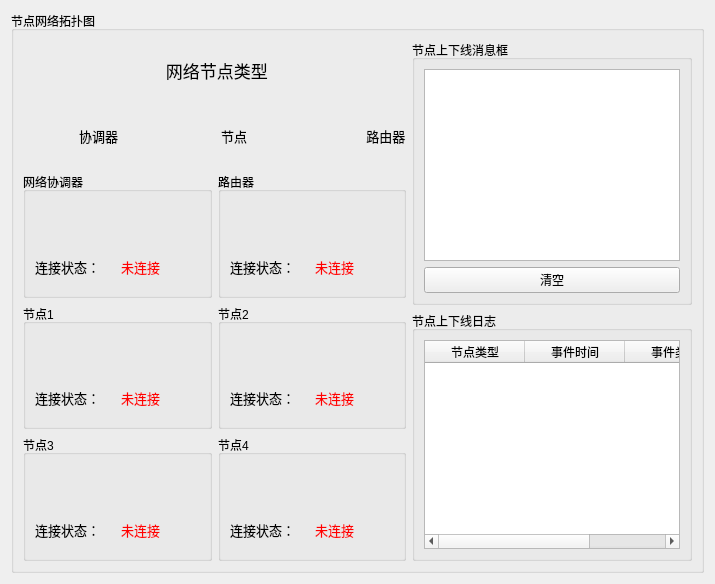
      <widget class="QWidget" name="tab_3">
       <attribute name="title">
        <string>节点网络</string>
       </attribute>
       <layout class="QGridLayout" name="gridLayout_2">
        <item row="0" column="0">
         <widget class="QGroupBox" name="groupBox_11">
          <property name="title">
           <string>节点网络拓扑图</string>
          </property>
          <layout class="QFormLayout" name="formLayout">
           <item row="0" column="0">
            <layout class="QVBoxLayout" name="verticalLayout_18">
             <item>
              <layout class="QVBoxLayout" name="verticalLayout_15">
               <item>
                <widget class="QLabel" name="label_65">
                 <property name="font">
                  <font>
                   <pointsize>13</pointsize>
                  </font>
                 </property>
                 <property name="text">
                  <string> 网络节点类型</string>
                 </property>
                 <property name="alignment">
                  <set>Qt::AlignCenter</set>
                 </property>
                </widget>
               </item>
               <item>
                <layout class="QHBoxLayout" name="horizontalLayout_49">
                 <item>
                  <layout class="QHBoxLayout" name="horizontalLayout_46">
                   <item>
                    <widget class="QLabel" name="label_73">
                     <property name="minimumSize">
                      <size>
                       <width>50</width>
                       <height>50</height>
                      </size>
                     </property>
                     <property name="styleSheet">
                      <string notr="true">image: url(:/picture/coor.png);</string>
                     </property>
                     <property name="text">
                      <string/>
                     </property>
                    </widget>
                   </item>
                   <item>
                    <widget class="QLabel" name="label_48">
                     <property name="minimumSize">
                      <size>
                       <width>40</width>
                       <height>40</height>
                      </size>
                     </property>
                     <property name="font">
                      <font>
                       <pointsize>10</pointsize>
                      </font>
                     </property>
                     <property name="text">
                      <string>协调器</string>
                     </property>
                    </widget>
                   </item>
                  </layout>
                 </item>
                 <item>
                  <spacer name="horizontalSpacer_11">
                   <property name="orientation">
                    <enum>Qt::Horizontal</enum>
                   </property>
                   <property name="sizeHint" stdset="0">
                    <size>
                     <width>40</width>
                     <height>20</height>
                    </size>
                   </property>
                  </spacer>
                 </item>
                 <item>
                  <layout class="QHBoxLayout" name="horizontalLayout_48">
                   <item>
                    <widget class="QLabel" name="label_51">
                     <property name="minimumSize">
                      <size>
                       <width>50</width>
                       <height>50</height>
                      </size>
                     </property>
                     <property name="styleSheet">
                      <string notr="true">image: url(:/picture/end.png);</string>
                     </property>
                     <property name="text">
                      <string/>
                     </property>
                    </widget>
                   </item>
                   <item>
                    <widget class="QLabel" name="label_52">
                     <property name="minimumSize">
                      <size>
                       <width>40</width>
                       <height>40</height>
                      </size>
                     </property>
                     <property name="font">
                      <font>
                       <pointsize>10</pointsize>
                      </font>
                     </property>
                     <property name="text">
                      <string>节点</string>
                     </property>
                    </widget>
                   </item>
                  </layout>
                 </item>
                 <item>
                  <spacer name="horizontalSpacer_12">
                   <property name="orientation">
                    <enum>Qt::Horizontal</enum>
                   </property>
                   <property name="sizeHint" stdset="0">
                    <size>
                     <width>40</width>
                     <height>20</height>
                    </size>
                   </property>
                  </spacer>
                 </item>
                 <item>
                  <layout class="QHBoxLayout" name="horizontalLayout_47">
                   <item>
                    <widget class="QLabel" name="label_49">
                     <property name="minimumSize">
                      <size>
                       <width>50</width>
                       <height>50</height>
                      </size>
                     </property>
                     <property name="font">
                      <font>
                       <family>Agency FB</family>
                       <pointsize>15</pointsize>
                      </font>
                     </property>
                     <property name="styleSheet">
                      <string notr="true">image: url(:/picture/router.png);</string>
                     </property>
                     <property name="text">
                      <string/>
                     </property>
                    </widget>
                   </item>
                   <item>
                    <widget class="QLabel" name="label_50">
                     <property name="minimumSize">
                      <size>
                       <width>40</width>
                       <height>40</height>
                      </size>
                     </property>
                     <property name="font">
                      <font>
                       <family>Agency FB</family>
                       <pointsize>10</pointsize>
                      </font>
                     </property>
                     <property name="text">
                      <string> 路由器</string>
                     </property>
                    </widget>
                   </item>
                  </layout>
                 </item>
                </layout>
               </item>
              </layout>
             </item>
             <item>
              <layout class="QHBoxLayout" name="horizontalLayout_57">
               <item>
                <widget class="QGroupBox" name="groupBox_12">
                 <property name="minimumSize">
                  <size>
                   <width>130</width>
                   <height>120</height>
                  </size>
                 </property>
                 <property name="title">
                  <string>网络协调器</string>
                 </property>
                 <layout class="QGridLayout" name="gridLayout_20">
                  <item row="0" column="0">
                   <layout class="QVBoxLayout" name="verticalLayout_11">
                    <item>
                     <widget class="QLabel" name="label_53">
                      <property name="minimumSize">
                       <size>
                        <width>40</width>
                        <height>40</height>
                       </size>
                      </property>
                      <property name="styleSheet">
                       <string notr="true">image: url(:/picture/coor.png);</string>
                      </property>
                      <property name="text">
                       <string/>
                      </property>
                     </widget>
                    </item>
                    <item>
                     <layout class="QHBoxLayout" name="horizontalLayout_45">
                      <item>
                       <widget class="QLabel" name="label_54">
                        <property name="font">
                         <font>
                          <pointsize>10</pointsize>
                         </font>
                        </property>
                        <property name="text">
                         <string>连接状态：</string>
                        </property>
                       </widget>
                      </item>
                      <item>
                       <widget class="QLabel" name="coorL">
                        <property name="font">
                         <font>
                          <pointsize>10</pointsize>
                         </font>
                        </property>
                        <property name="styleSheet">
                         <string notr="true">color:rgb(255, 0, 0);</string>
                        </property>
                        <property name="text">
                         <string>未连接</string>
                        </property>
                       </widget>
                      </item>
                     </layout>
                    </item>
                   </layout>
                  </item>
                 </layout>
                </widget>
               </item>
               <item>
                <widget class="QGroupBox" name="groupBox_18">
                 <property name="minimumSize">
                  <size>
                   <width>130</width>
                   <height>120</height>
                  </size>
                 </property>
                 <property name="title">
                  <string>路由器</string>
                 </property>
                 <layout class="QGridLayout" name="gridLayout_26">
                  <item row="0" column="0">
                   <layout class="QVBoxLayout" name="verticalLayout_17">
                    <item>
                     <widget class="QLabel" name="label_69">
                      <property name="minimumSize">
                       <size>
                        <width>40</width>
                        <height>40</height>
                       </size>
                      </property>
                      <property name="styleSheet">
                       <string notr="true">image: url(:/picture/router.png);</string>
                      </property>
                      <property name="text">
                       <string/>
                      </property>
                     </widget>
                    </item>
                    <item>
                     <layout class="QHBoxLayout" name="horizontalLayout_56">
                      <item>
                       <widget class="QLabel" name="label_70">
                        <property name="font">
                         <font>
                          <pointsize>10</pointsize>
                         </font>
                        </property>
                        <property name="text">
                         <string>连接状态：</string>
                        </property>
                       </widget>
                      </item>
                      <item>
                       <widget class="QLabel" name="label_71">
                        <property name="font">
                         <font>
                          <pointsize>10</pointsize>
                         </font>
                        </property>
                        <property name="styleSheet">
                         <string notr="true">color:rgb(255, 0, 0)</string>
                        </property>
                        <property name="text">
                         <string>未连接</string>
                        </property>
                       </widget>
                      </item>
                     </layout>
                    </item>
                   </layout>
                  </item>
                 </layout>
                </widget>
               </item>
              </layout>
             </item>
             <item>
              <layout class="QHBoxLayout" name="horizontalLayout_54">
               <item>
                <widget class="QGroupBox" name="groupBox_13">
                 <property name="minimumSize">
                  <size>
                   <width>130</width>
                   <height>120</height>
                  </size>
                 </property>
                 <property name="title">
                  <string>节点1</string>
                 </property>
                 <layout class="QGridLayout" name="gridLayout_21">
                  <item row="0" column="0">
                   <layout class="QVBoxLayout" name="verticalLayout_12">
                    <item>
                     <widget class="QLabel" name="label_56">
                      <property name="minimumSize">
                       <size>
                        <width>40</width>
                        <height>40</height>
                       </size>
                      </property>
                      <property name="styleSheet">
                       <string notr="true">image: url(:/picture/end.png);</string>
                      </property>
                      <property name="text">
                       <string/>
                      </property>
                     </widget>
                    </item>
                    <item>
                     <layout class="QHBoxLayout" name="horizontalLayout_50">
                      <item>
                       <widget class="QLabel" name="label_57">
                        <property name="font">
                         <font>
                          <pointsize>10</pointsize>
                         </font>
                        </property>
                        <property name="text">
                         <string>连接状态：</string>
                        </property>
                       </widget>
                      </item>
                      <item>
                       <widget class="QLabel" name="endaL">
                        <property name="font">
                         <font>
                          <pointsize>10</pointsize>
                         </font>
                        </property>
                        <property name="styleSheet">
                         <string notr="true">color:rgb(255, 0, 0)</string>
                        </property>
                        <property name="text">
                         <string>未连接</string>
                        </property>
                       </widget>
                      </item>
                     </layout>
                    </item>
                   </layout>
                  </item>
                 </layout>
                </widget>
               </item>
               <item>
                <widget class="QGroupBox" name="groupBox_14">
                 <property name="minimumSize">
                  <size>
                   <width>130</width>
                   <height>120</height>
                  </size>
                 </property>
                 <property name="title">
                  <string>节点2</string>
                 </property>
                 <layout class="QGridLayout" name="gridLayout_22">
                  <item row="0" column="0">
                   <layout class="QVBoxLayout" name="verticalLayout_13">
                    <item>
                     <widget class="QLabel" name="label_59">
                      <property name="minimumSize">
                       <size>
                        <width>40</width>
                        <height>40</height>
                       </size>
                      </property>
                      <property name="styleSheet">
                       <string notr="true">image: url(:/picture/end.png);</string>
                      </property>
                      <property name="text">
                       <string/>
                      </property>
                     </widget>
                    </item>
                    <item>
                     <layout class="QHBoxLayout" name="horizontalLayout_51">
                      <item>
                       <widget class="QLabel" name="label_60">
                        <property name="font">
                         <font>
                          <pointsize>10</pointsize>
                         </font>
                        </property>
                        <property name="text">
                         <string>连接状态：</string>
                        </property>
                       </widget>
                      </item>
                      <item>
                       <widget class="QLabel" name="endbL">
                        <property name="font">
                         <font>
                          <pointsize>10</pointsize>
                         </font>
                        </property>
                        <property name="styleSheet">
                         <string notr="true">color:rgb(255, 0, 0)</string>
                        </property>
                        <property name="text">
                         <string>未连接</string>
                        </property>
                       </widget>
                      </item>
                     </layout>
                    </item>
                   </layout>
                  </item>
                 </layout>
                </widget>
               </item>
              </layout>
             </item>
             <item>
              <layout class="QHBoxLayout" name="horizontalLayout_55">
               <item>
                <widget class="QGroupBox" name="groupBox_15">
                 <property name="minimumSize">
                  <size>
                   <width>130</width>
                   <height>120</height>
                  </size>
                 </property>
                 <property name="title">
                  <string>节点3</string>
                 </property>
                 <layout class="QGridLayout" name="gridLayout_23">
                  <item row="0" column="0">
                   <layout class="QVBoxLayout" name="verticalLayout_14">
                    <item>
                     <widget class="QLabel" name="label_62">
                      <property name="minimumSize">
                       <size>
                        <width>40</width>
                        <height>40</height>
                       </size>
                      </property>
                      <property name="styleSheet">
                       <string notr="true">image: url(:/picture/end.png);</string>
                      </property>
                      <property name="text">
                       <string/>
                      </property>
                     </widget>
                    </item>
                    <item>
                     <layout class="QHBoxLayout" name="horizontalLayout_52">
                      <item>
                       <widget class="QLabel" name="label_63">
                        <property name="font">
                         <font>
                          <pointsize>10</pointsize>
                         </font>
                        </property>
                        <property name="text">
                         <string>连接状态：</string>
                        </property>
                       </widget>
                      </item>
                      <item>
                       <widget class="QLabel" name="endcL">
                        <property name="font">
                         <font>
                          <pointsize>10</pointsize>
                         </font>
                        </property>
                        <property name="styleSheet">
                         <string notr="true">color:rgb(255, 0, 0)</string>
                        </property>
                        <property name="text">
                         <string>未连接</string>
                        </property>
                       </widget>
                      </item>
                     </layout>
                    </item>
                   </layout>
                  </item>
                 </layout>
                </widget>
               </item>
               <item>
                <widget class="QGroupBox" name="groupBox_16">
                 <property name="minimumSize">
                  <size>
                   <width>130</width>
                   <height>120</height>
                  </size>
                 </property>
                 <property name="title">
                  <string>节点4</string>
                 </property>
                 <layout class="QGridLayout" name="gridLayout_24">
                  <item row="0" column="0">
                   <layout class="QVBoxLayout" name="verticalLayout_16">
                    <item>
                     <widget class="QLabel" name="label_66">
                      <property name="minimumSize">
                       <size>
                        <width>40</width>
                        <height>40</height>
                       </size>
                      </property>
                      <property name="styleSheet">
                       <string notr="true">image: url(:/picture/end.png);</string>
                      </property>
                      <property name="text">
                       <string/>
                      </property>
                     </widget>
                    </item>
                    <item>
                     <layout class="QHBoxLayout" name="horizontalLayout_53">
                      <item>
                       <widget class="QLabel" name="label_67">
                        <property name="font">
                         <font>
                          <pointsize>10</pointsize>
                         </font>
                        </property>
                        <property name="text">
                         <string>连接状态：</string>
                        </property>
                       </widget>
                      </item>
                      <item>
                       <widget class="QLabel" name="label_68">
                        <property name="font">
                         <font>
                          <pointsize>10</pointsize>
                         </font>
                        </property>
                        <property name="styleSheet">
                         <string notr="true">color:rgb(255, 0, 0)</string>
                        </property>
                        <property name="text">
                         <string>未连接</string>
                        </property>
                       </widget>
                      </item>
                     </layout>
                    </item>
                   </layout>
                  </item>
                 </layout>
                </widget>
               </item>
              </layout>
             </item>
            </layout>
           </item>
           <item row="0" column="1">
            <layout class="QVBoxLayout" name="verticalLayout_19">
             <item>
              <widget class="QGroupBox" name="groupBox_17">
               <property name="minimumSize">
                <size>
                 <width>200</width>
                 <height>0</height>
                </size>
               </property>
               <property name="title">
                <string>节点上下线消息框</string>
               </property>
               <layout class="QGridLayout" name="gridLayout_25">
                <item row="1" column="0">
                 <widget class="QPushButton" name="pushButton">
                  <property name="text">
                   <string>清空</string>
                  </property>
                 </widget>
                </item>
                <item row="0" column="0">
                 <widget class="QTextBrowser" name="messageTB">
                  <property name="html">
                   <string>&lt;!DOCTYPE HTML PUBLIC &quot;-//W3C//DTD HTML 4.0//EN&quot; &quot;http://www.w3.org/TR/REC-html40/strict.dtd&quot;&gt;
&lt;html&gt;&lt;head&gt;&lt;meta name=&quot;qrichtext&quot; content=&quot;1&quot; /&gt;&lt;style type=&quot;text/css&quot;&gt;
p, li { white-space: pre-wrap; }
&lt;/style&gt;&lt;/head&gt;&lt;body style=&quot; font-family:'SimSun'; font-size:9pt; font-weight:400; font-style:normal;&quot;&gt;
&lt;p style=&quot;-qt-paragraph-type:empty; margin-top:0px; margin-bottom:0px; margin-left:0px; margin-right:0px; -qt-block-indent:0; text-indent:0px; font-family:'Ubuntu'; font-size:11pt;&quot;&gt;&lt;br /&gt;&lt;/p&gt;&lt;/body&gt;&lt;/html&gt;</string>
                  </property>
                 </widget>
                </item>
               </layout>
              </widget>
             </item>
             <item>
              <widget class="QGroupBox" name="groupBox_19">
               <property name="minimumSize">
                <size>
                 <width>200</width>
                 <height>250</height>
                </size>
               </property>
               <property name="title">
                <string>节点上下线日志</string>
               </property>
               <layout class="QGridLayout" name="gridLayout_27">
                <item row="0" column="0">
                 <widget class="QTableWidget" name="topoTable">
                  <property name="minimumSize">
                   <size>
                    <width>200</width>
                    <height>0</height>
                   </size>
                  </property>
                  <column>
                   <property name="text">
                    <string>节点类型</string>
                   </property>
                  </column>
                  <column>
                   <property name="text">
                    <string>事件时间</string>
                   </property>
                  </column>
                  <column>
                   <property name="text">
                    <string>事件类型</string>
                   </property>
                  </column>
                 </widget>
                </item>
               </layout>
              </widget>
             </item>
            </layout>
           </item>
          </layout>
         </widget>
        </item>
       </layout>
      </widget>
